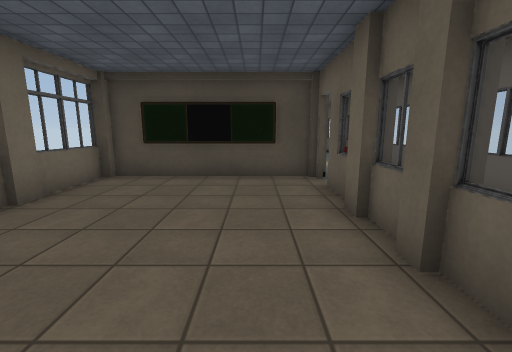
view 1 (above)

20 first-person views from a walk through a 3-D level made in the Unity game engine. The camera is 1.4 m above the floor, tilts 10° down and sees 90° across. Doors are open. The floor is counted in squares, 1 m on a side. Each view is taken from the middle of a square. On the plan, view 1 faces up. The plan holds only what a view shows up to about 13 squares ahead; the rest is blank. The player is left out. Some surface patterns are stand-ins.

view 2
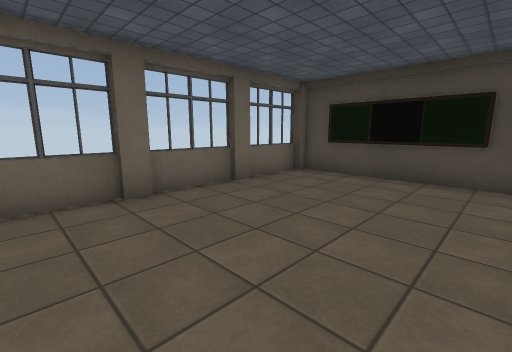

view 3
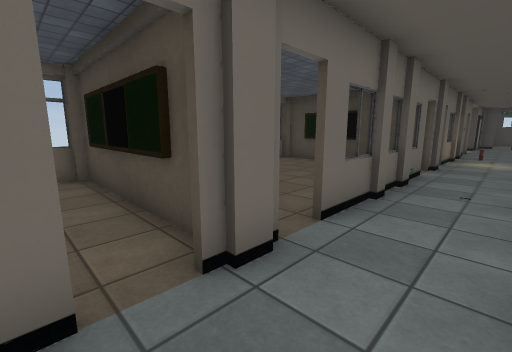

view 4
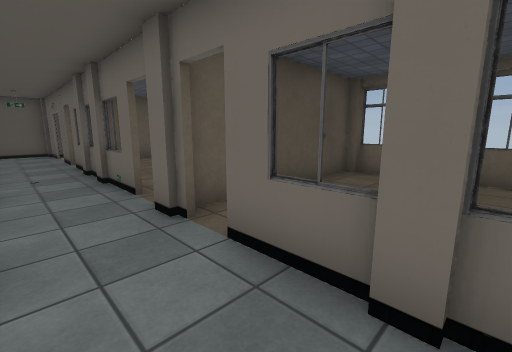

view 5
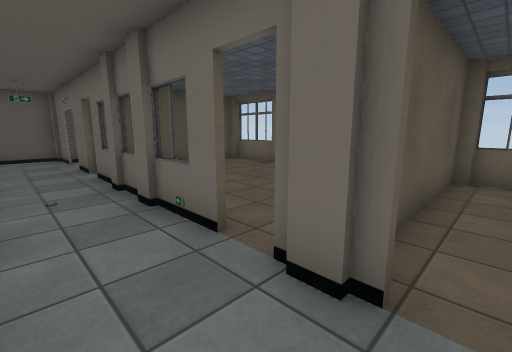

view 6
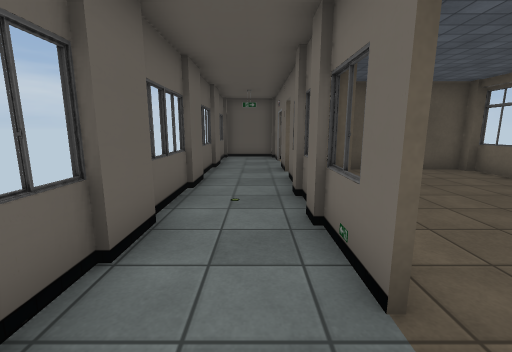

view 7
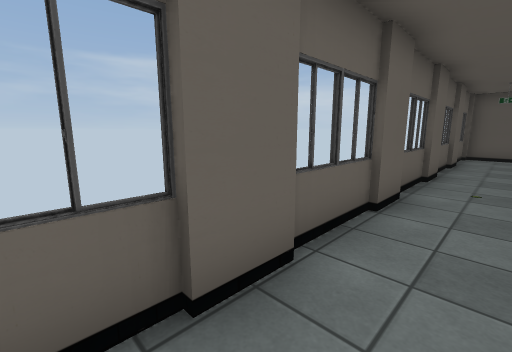

view 8
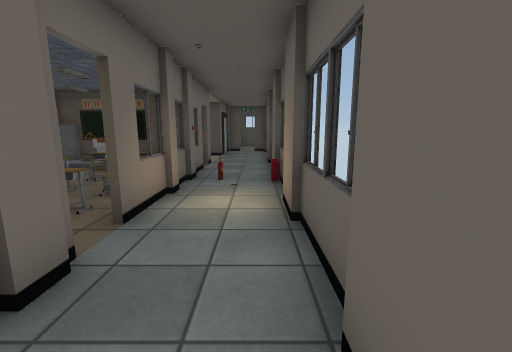

view 9
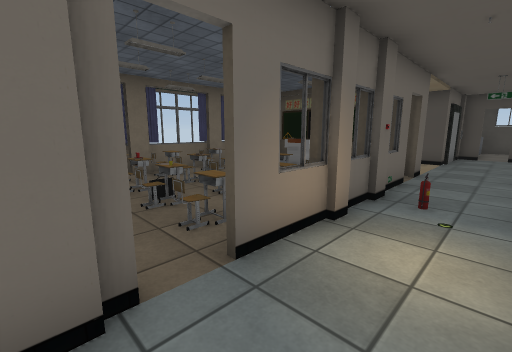

view 10
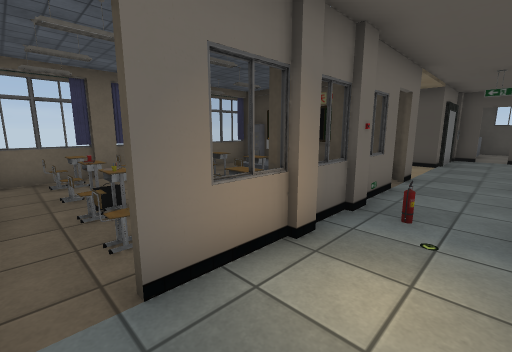

view 11
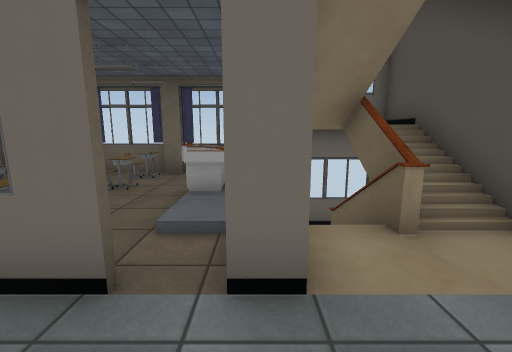

view 12
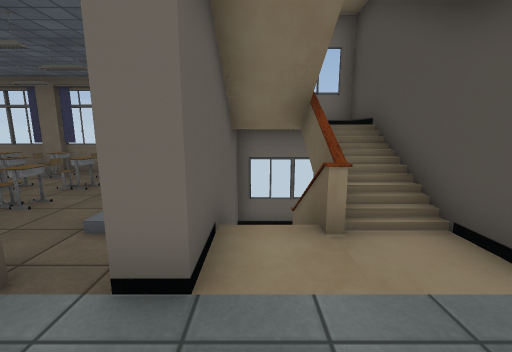

view 13
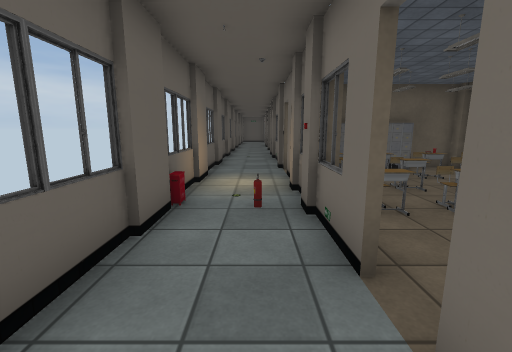

view 14
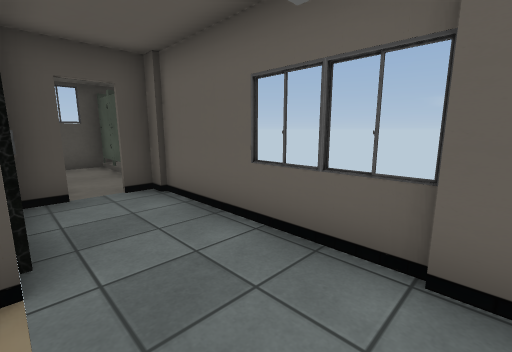

view 15
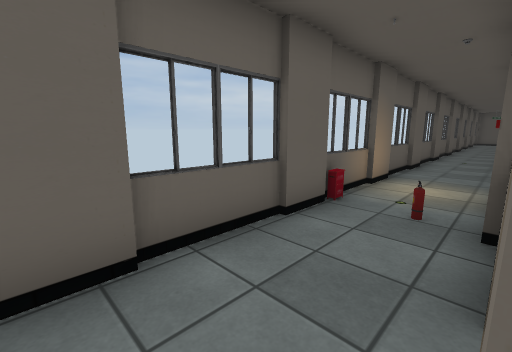

view 16
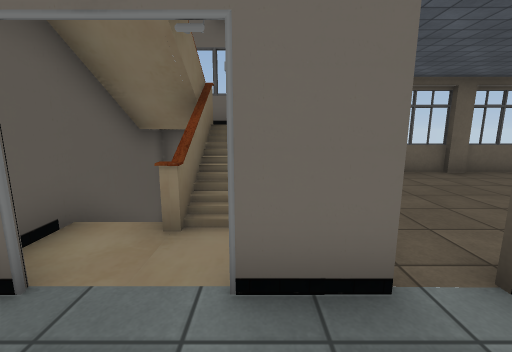

view 17
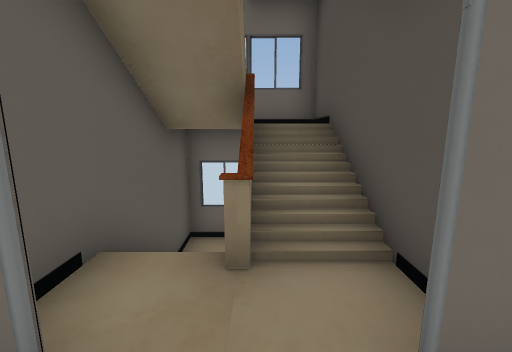

view 18
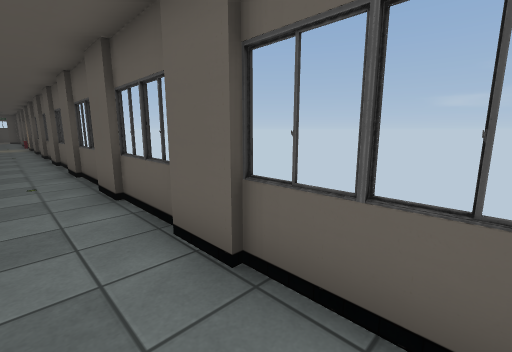

view 19
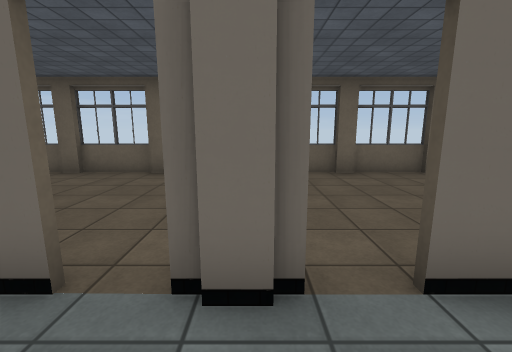

view 20
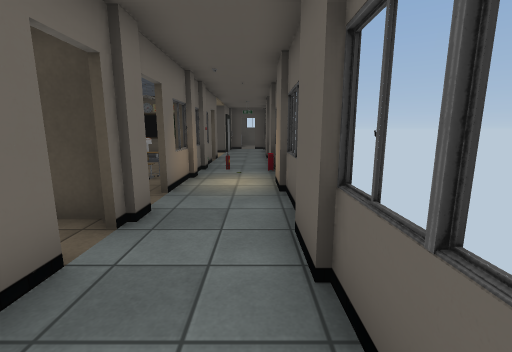

### Floor plan
Key: @ floor where view 1 was taken; # wall or solid block; . main floor; : floor 0.25 m higher than the main floor; - floor 1.5 m lower than the main floor; / step, stairs or slope; D open door; = window, fence, low wall or low ledge; ^ raised ledge; E desk; C chair; O other object.
Columns run from 5 left of view 1 to 5 right of it. Each row starts with its distance up from view 1.
 24        #DD#
 23        #..#
 22        #..#
 21  #######..#
 20  = ///....=
 19  = ====...#
 18  =   /....#
 17 ########..=
 16 # :#^:.D..#
 15 # . =..#..=
 14 #EEEEEE=..#
 13 #C.CC.O#=.=
 12 #E.EEEE#..=
 11 #C.CO=C#..#
 10 #CECCEC#..#
  9 #      D..=
  8 ########..=
  7 =......D..#
  6 =......#..=
  5 #......=..#
  4 =......#..=
  3 =......=..#
  2 #......=..=
  1 =......#..=
  0 =....@.D..#
 -1 ########..#
 -2 ##..   D..=
 -3  #.....D..=
 -4  #.... =..#
 -5  #.... #..=
 -6  #.... =..#
 -7  #.... =..=
 -8  #.....=..#
 -9 ##.....D..=
-10 #######D..=
-11  = ///.D..#
-12  = =#=.D..#
-13  =-  /.D..=
-14  #######..=
-15        ####

Positions as (right, up) in squares from view 1, and headings:
1: (0, 0), facing up
2: (1, 0), facing up-left
3: (4, -3), facing up-left
4: (4, 3), facing down-left
5: (4, 0), facing down-left
6: (3, -1), facing down
7: (3, 1), facing down-right
8: (4, 6), facing up
9: (4, 8), facing up-left
10: (4, 9), facing up-left
11: (4, 17), facing left
12: (4, 18), facing left
13: (3, 18), facing down
14: (2, 18), facing up-right
15: (2, 18), facing down-right
16: (4, -11), facing left
17: (3, -12), facing left
18: (3, -14), facing up-right
19: (4, -1), facing left
20: (4, 4), facing up
